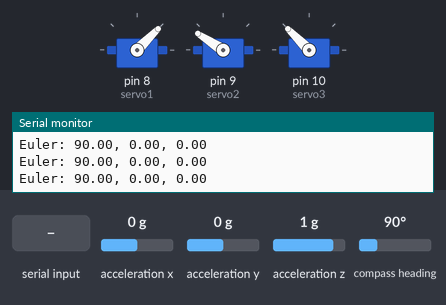
Recording of a sketch running on a simulated Arduino Uno, built with avr-gcc and run on an emulated ATmega328P. On the bench: 3 × servo, the last lines printed to the serial monitor. The test bench sets the inputs (shaded band); at power-on: acceleration x 0 g, acceleration y 0 g, acceleration z 1 g, compass heading 90°. Random numbers use the default seed unless the sketch sets one.

Above: at 2.2 s.
2.3 s: "SPEED,1\n" received over Serial
At 2.69 s:
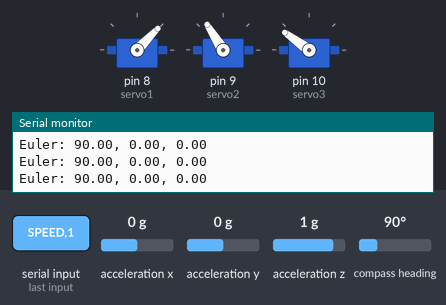
5.3 s: "SPEED,150\n" received over Serial
At 5.73 s:
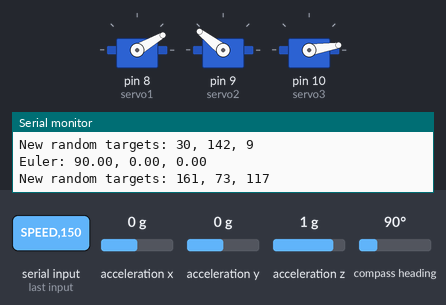
8.3 s: acceleration x set to -1.4 g
At 8.57 s:
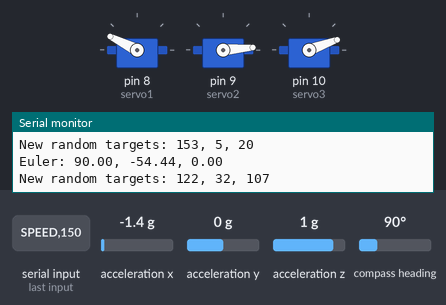
11.3 s: acceleration y set to -1.4 g
At 11.75 s:
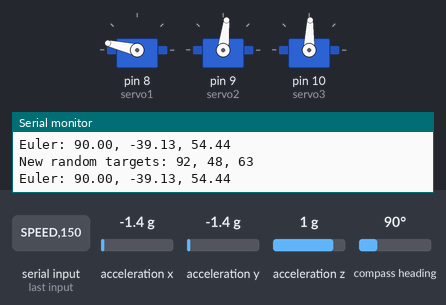
14.3 s: "RANDOM,1\n" received over Serial
17.3 s: "RANDOM,150\n" received over Serial
Timing chart, 0 to 23.8 s (numbered marks = the images above; inputs shaded):
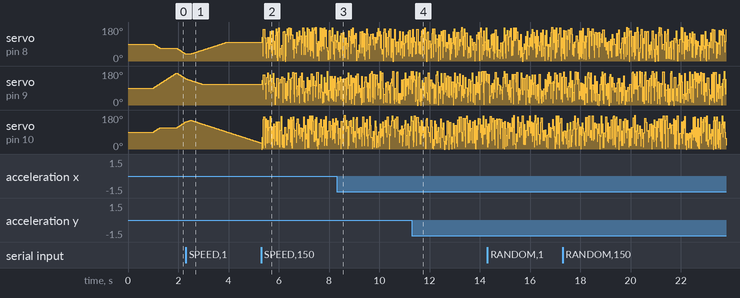

The sketch:

random_move.ino
```cpp
#include <Wire.h>
#include <Adafruit_BNO055.h>
#include <Adafruit_Sensor.h>
#include <Servo.h>

Servo servo1, servo2, servo3;
Adafruit_BNO055 bno = Adafruit_BNO055(55, 0x28); // Adjust the I2C address if needed

// Current servo positions
int servo1_pos = 90;
int servo2_pos = 90;
int servo3_pos = 90;

// Target positions for smooth movement
int servo1_target = 90;
int servo2_target = 90;
int servo3_target = 90;

// Movement speed (degrees per update)
float movement_speed = 2.0;

void setup() {
  Serial.begin(115200);
  Wire.begin();

  // Attach servos to digital pins
  servo1.attach(8);
  servo2.attach(9);
  servo3.attach(10);

  // Initialize servos to center position
  servo1.write(servo1_pos);
  servo2.write(servo2_pos);
  servo3.write(servo3_pos);

  if (!bno.begin()) {
    Serial.println("BN055 not detected.");
    while (1);
  }
  delay(1000);
  bno.setExtCrystalUse(true);

  Serial.println("Setup complete");
}

void setNewRandomTargets() {
  // Generate new targets at least 20 degrees away from current position
  int new_pos1, new_pos2, new_pos3;

  do {
    new_pos1 = random(0, 180);
  } while (abs(new_pos1 - servo1_pos) < 20);

  do {
    new_pos2 = random(0, 180);
  } while (abs(new_pos2 - servo2_pos) < 20);

  do {
    new_pos3 = random(0, 180);
  } while (abs(new_pos3 - servo3_pos) < 20);

  servo1_target = new_pos1;
  servo2_target = new_pos2;
  servo3_target = new_pos3;

  Serial.print("New random targets: ");
  Serial.print(servo1_target);
  Serial.print(", ");
  Serial.print(servo2_target);
  Serial.print(", ");
  Serial.println(servo3_target);
}

void updateServos() {
  // Smoothly interpolate between current position and target
  bool servo1_done = moveServoTowardTarget(&servo1_pos, servo1_target);
  bool servo2_done = moveServoTowardTarget(&servo2_pos, servo2_target);
  bool servo3_done = moveServoTowardTarget(&servo3_pos, servo3_target);

  // Write the new positions to servos
  servo1.write(servo1_pos);
  servo2.write(servo2_pos);
  servo3.write(servo3_pos);

  // If all servos have reached targets and we're in random mode, set new targets
  if (servo1_done && servo2_done && servo3_done && Serial.available() <= 0) {
    setNewRandomTargets();
  }
}

bool moveServoTowardTarget(int* current, int target) {
  if (*current == target) {
    return true; // Already at target
  }

  // Move toward target at specified speed
  if (*current < target) {
    *current = min(target, *current + (int)movement_speed);
  } else {
    *current = max(target, *current - (int)movement_speed);
  }

  return (*current == target);
}

void processCommand(String command) {
  command.trim(); // Remove any whitespace or newlines

  if (command.startsWith("RANDOM")) {
    // Set new random targets
    setNewRandomTargets();
  }
  else if (command.startsWith("CONTROL")) {
    // Parse the command format: CONTROL,servo1,servo2,servo3
    int firstComma = command.indexOf(',');
    int secondComma = command.indexOf(',', firstComma + 1);
    int thirdComma = command.indexOf(',', secondComma + 1);

    if (firstComma != -1 && secondComma != -1 && thirdComma != -1) {
      servo1_target = command.substring(firstComma + 1, secondComma).toInt();
      servo2_target = command.substring(secondComma + 1, thirdComma).toInt();
      servo3_target = command.substring(thirdComma + 1).toInt();

      // Constrain servo positions to valid range
      servo1_target = constrain(servo1_target, 0, 180);
      servo2_target = constrain(servo2_target, 0, 180);
      servo3_target = constrain(servo3_target, 0, 180);

      Serial.print("Control mode targets: ");
      Serial.print(servo1_target);
      Serial.print(", ");
      Serial.print(servo2_target);
      Serial.print(", ");
      Serial.println(servo3_target);
    }
  }
  else if (command.startsWith("SPEED")) {
    // Allow adjusting the movement speed
    int comma = command.indexOf(',');
    if (comma != -1) {
      float new_speed = command.substring(comma + 1).toFloat();
      if (new_speed > 0) {
        movement_speed = new_speed;
        Serial.print("Movement speed set to: ");
        Serial.println(movement_speed);
      }
    }
  }
}

void loop() {
  // Check for commands from Python
  if (Serial.available()) {
    String command = Serial.readStringUntil('\n');
    processCommand(command);
  }

  // Update servo positions (smooth movement)
  updateServos();

  // Read Euler orientation data from the BN055
  sensors_event_t orientationData;
  bno.getEvent(&orientationData, Adafruit_BNO055::VECTOR_EULER);

  // Print Euler angles (yaw, pitch, roll) to serial in a simple format
  Serial.print("Euler: ");
  Serial.print(orientationData.orientation.x); // Yaw
  Serial.print(", ");
  Serial.print(orientationData.orientation.y); // Pitch
  Serial.print(", ");
  Serial.println(orientationData.orientation.z); // Roll

  delay(20); // Update more frequently for smoother motion (50Hz)
}
```
